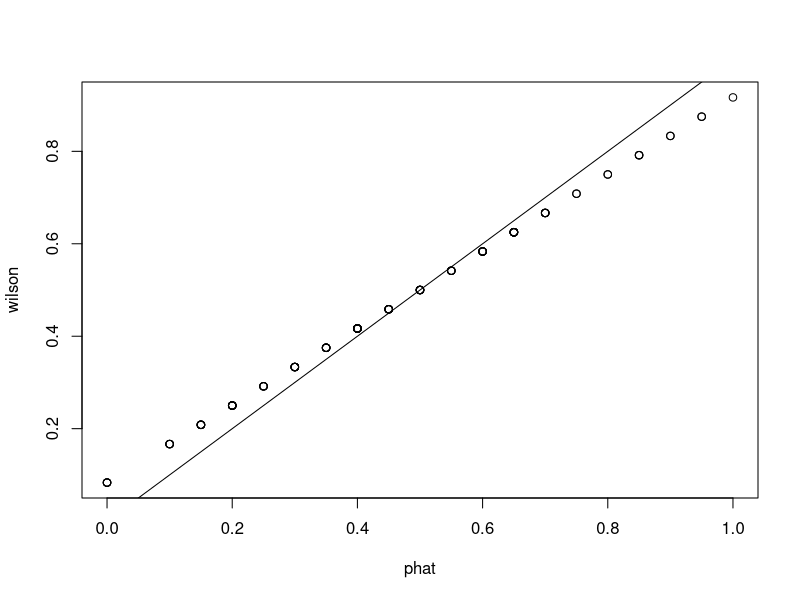
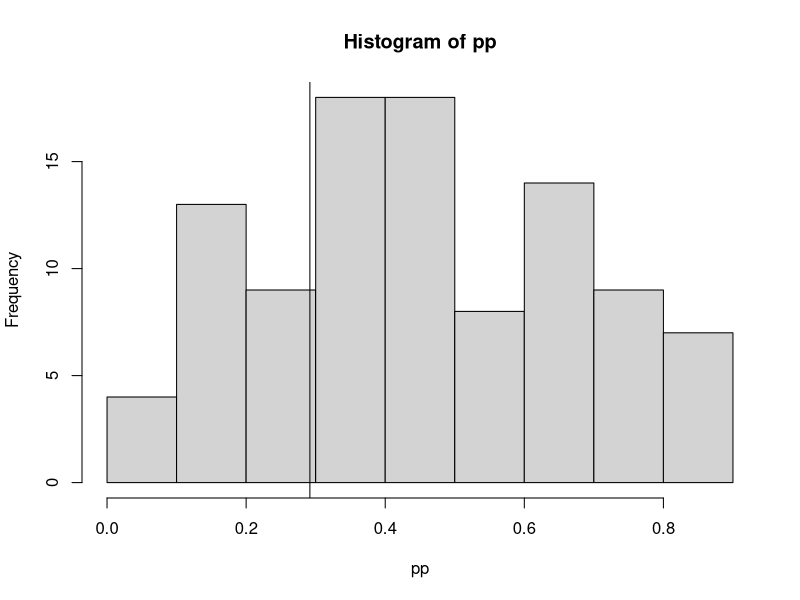

Here is the R script that generated these plots, in order: (Note: this script raises an error after producing the figures.)
#!/usr/bin/Rscript

ndraws <- 20
nreps <- 100
xy <- data.frame( pp = rbeta( nreps, 2, 2 ) )
xy$nn <- rbinom( nreps, ndraws, xy$pp )
xy$phat <- xy$nn/ndraws
xy$wilson <- (xy$nn+2)/(ndraws+4)

with(xy, plot(phat, wilson) )
abline(0,1)

with( subset(xy,nn=5), hist(pp) )
abline(v=(5+2)/(ndraws+4))

plot( (0:ndraws+2)/(ndraws+4), with(xy, tapply(pp,nn,mean) ) )
points( (0:ndraws)/(ndraws), with(xy, tapply(pp,nn,mean) ), col='red' )
